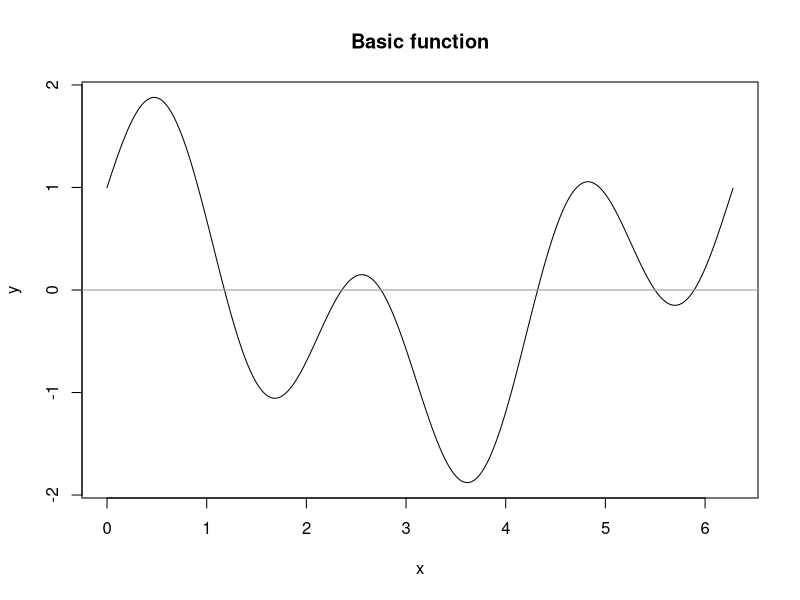
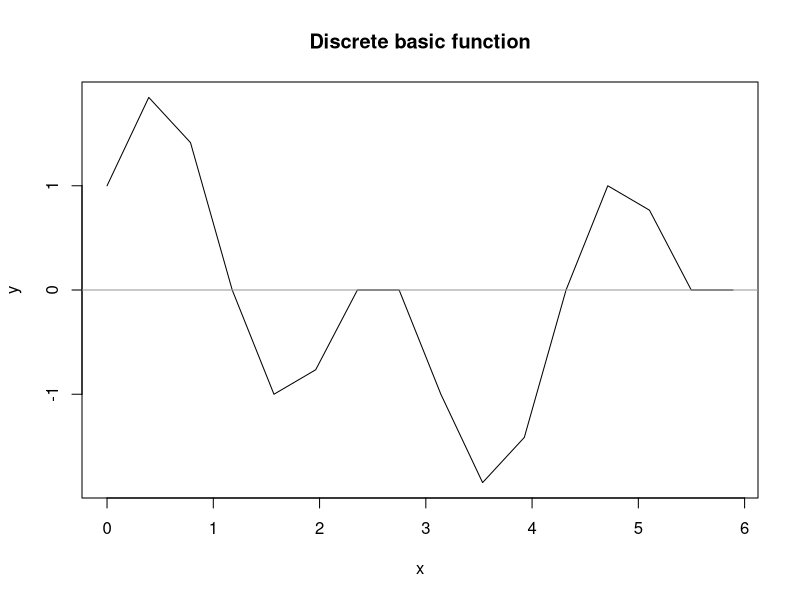
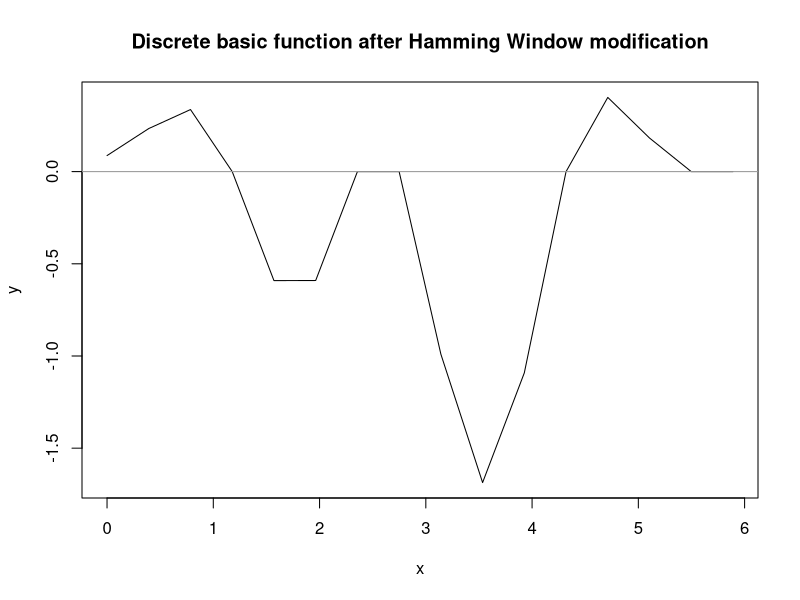
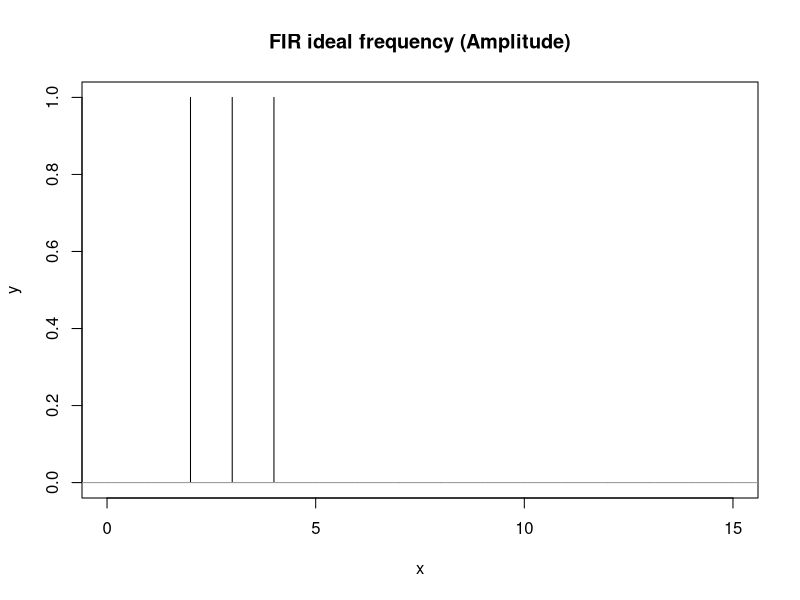
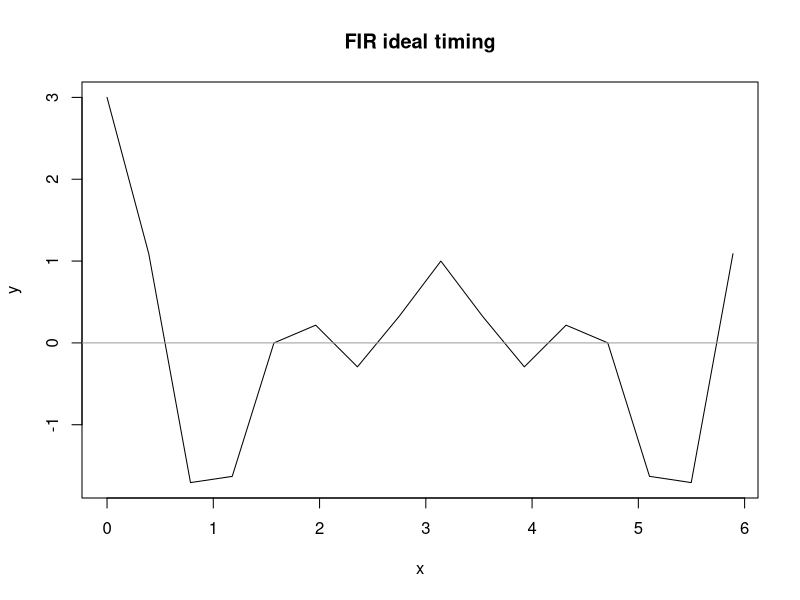

The R script that drew these images, in order:
# Made by IvAlex

library("foreach")

y <- function(x) {
  sin(3 * x) + cos(x)
}

custom_plot <- function(x, y, head_title) {
  plot(x, y, type = "l", xlab = "x", ylab = "y", main = head_title)
  abline(h = 0, col = "gray60")
}

custom_freq_plot <- function(x, y, head_title) {
  plot(x, y, type = "h", xlab = "x", ylab = "y", main = head_title)
  abline(h = 0, col = "gray60")
}

# Dots num
N <- 16

#Period
T <- 2 * pi

#Interval
a <- 0
b <- a + T

#ideal finite impulse responce filter borders
left_filter_fir <- 2
right_filter_fir <- 4

# 
custom_seq_interval = function(from, before, num_intervals){
  res <- seq(from, before, length.out = (num_intervals + 1))
  res[-length(res)]
}

# basic function
basic_xdots <- seq(a, b, by = 0.01)
basic_ydots <- y(basic_xdots)
custom_plot(basic_xdots, basic_ydots, "Basic function")

#discrete basic function
basic_xdots <- custom_seq_interval(a, b, N)
basic_freq_xdots <- seq(0, N - 1)
basic_ydots <- y(basic_xdots)
custom_plot(basic_xdots, basic_ydots, "Discrete basic function")

hamming_a <- 25/46
hamming_b <- 21/46
hidden_hamming_window_ <- function(n, N){
  hamming_a - hamming_b * cos(2 * pi * n / (N - 1))
}

# Hamming Window
hamming_window <- function(dots){
  N <- length(dots)
  res <- dots * hidden_hamming_window_(seq(0, N - 1), N)
  res
}

hamming_ydots <- hamming_window(basic_ydots)
custom_plot(basic_xdots, hamming_ydots, "Discrete basic function after Hamming Window modification")

#Fourier transform
## Sorting indexes generator
sort_index_gen <- function (arr, k){
  if (k < 1) {
    arr
  } else {
    sort_index_gen(c(arr, (k + arr)), k / 2);
  }
}
  
#БПФ с прореживанием по частоте
fft_butterfly <- function(arr, dir){
  n <- length(arr)
  w <- 1
  left <- NULL
  right <- NULL
  Wn <- exp(((-1) ^ dir) *2 * 1i * pi / n)
  if (length(arr) < 2) {
    return(arr)
  }
  
  for(index in seq(1, n/2, by = 1)) {
    left <- c(left, arr[index]+arr[index+(n/2)]) 
    right <- c(right, (arr[index]-arr[index+(n/2)])*w)
    w <- w*Wn
  }
  
  c(fft_butterfly(left, dir), fft_butterfly(right, dir))
}

custom_fft <- function(dots){
  N <- length(dots)
  fft_butterfly(dots, 0)[sort_index_gen(c(0), N / 2) + 1]/N
}

custom_ifft <- function(idots){
  N <- length(idots)
  fft_butterfly(idots, 1)[sort_index_gen(c(0), N / 2) + 1]
}

# FIR Filter
ideal_filter_resolver <- function(dot){
  res <- foreach(x = dot) %dopar% {
    if ((x >= left_filter_fir) & (x <= right_filter_fir)) {
      1
    }
    else {
      0
    }
  }
  unlist(res)
}

## FIR ideal calcs
fir_filter <- list(ideal = list(freq = ideal_filter_resolver(basic_freq_xdots)))
fir_filter$ideal$time <- custom_ifft(fir_filter$ideal$freq)

custom_freq_plot(basic_freq_xdots, Mod(fir_filter$ideal$freq), "FIR ideal frequency (Amplitude)")
custom_plot(basic_xdots, Re(fir_filter$ideal$time), "FIR ideal timing")

fft_ydots <- custom_fft(basic_ydots)
#custom_freq_plot(basic_freq_xdots, Mod(fft_ydots), "FFT")

ifft_ydots <- custom_ifft(fft_ydots)
#custom_plot(basic_xdots, Re(ifft_ydots), "Inversed FFT")
